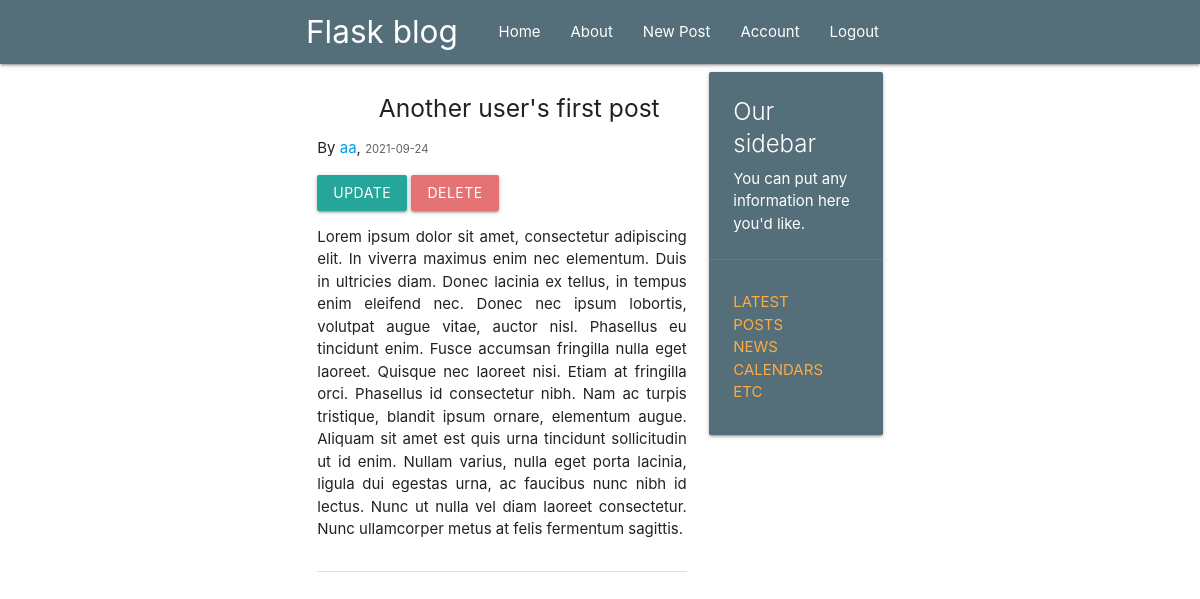
/post/2 (signed in), run on an earlier commit of the app's database.
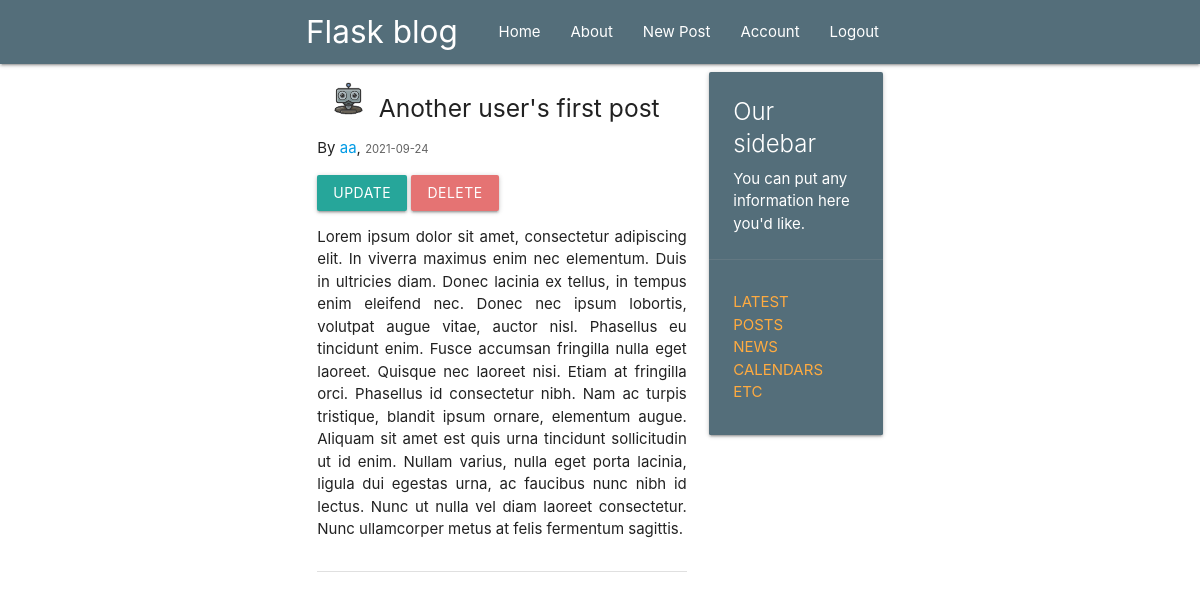
And on a later commit of the database.
### flaskblog/models.py (models this page shows, shortened)
class User(db.Model, UserMixin):
    id = db.Column(db.Integer, primary_key=True)
    username = db.Column(db.String(20), unique=True, nullable=False)
    email = db.Column(db.String(120), unique=True, nullable=False)
    image_file = db.Column(db.String(20), nullable=False, default='default.jpg')
    password = db.Column(db.String(60), nullable=False)
    posts = db.relationship('Post', backref='author', cascade="all,delete",
                            lazy=True)

### flaskblog/posts/routes.py (the view)
@posts.route('/post/<int:post_id>')
def post(post_id):
    post = Post.query.get_or_404(post_id)
    return render_template('post.html', title=post.title, post=post)

### flaskblog/models.py (called while the page is built)
@login_manager.user_loader
def load_user(user_id):
    return User.query.get(int(user_id))

### flaskblog/templates/post.html (shortened to what this page needs)
{% extends "layout.html" %}
{% block content %}
<div class="section">
    <div class="col s2">
        <img src="{{ url_for('static', filename='profile/'+ post.author.image_file) }}" alt=""
             class="circle responsive-img">
    </div>
    <h5>{{ post.title }}</h5>
    <p>By <a href="{{ url_for('users.user_posts', username=post.author.username) }}">{{ post.author.username }}</a>,
        <small class="grey-text text-darken-2">{{ post.date_posted.strftime('%Y-%m-%d') }}</small></p>
    {% if post.author == current_user %}
    <div>
        <a class="btn waves-effect waves-teal" href="{{ url_for('posts.update_post', post_id=post.id) }}">Update</a>
        <a class="waves-effect waves-light red lighten-2 btn modal-trigger" href="#modal1">Delete</a>
    </div>
    {% endif %}
    <p style="text-align: justify">{{ post.content }}</p>
</div>
<div class="divider"></div>
{% endblock content%}

What changed in the data, as far as the page shows it:
changed User "aa": image_file: picture added
